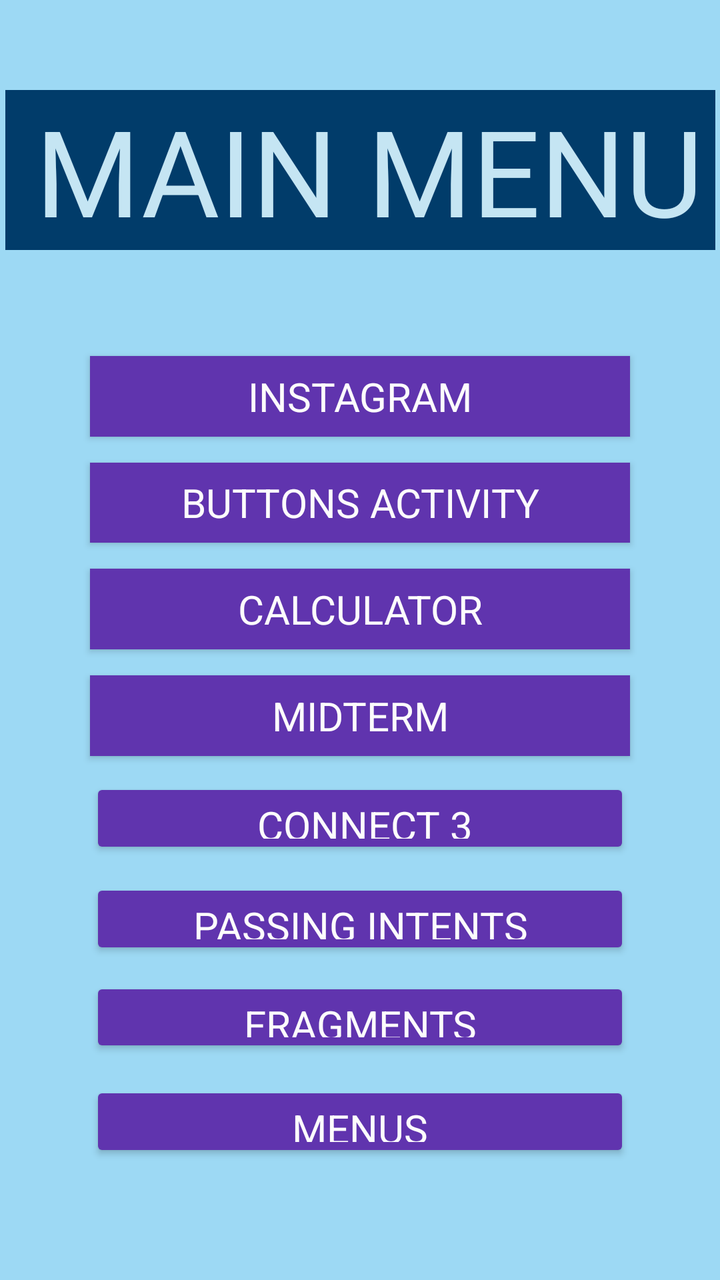
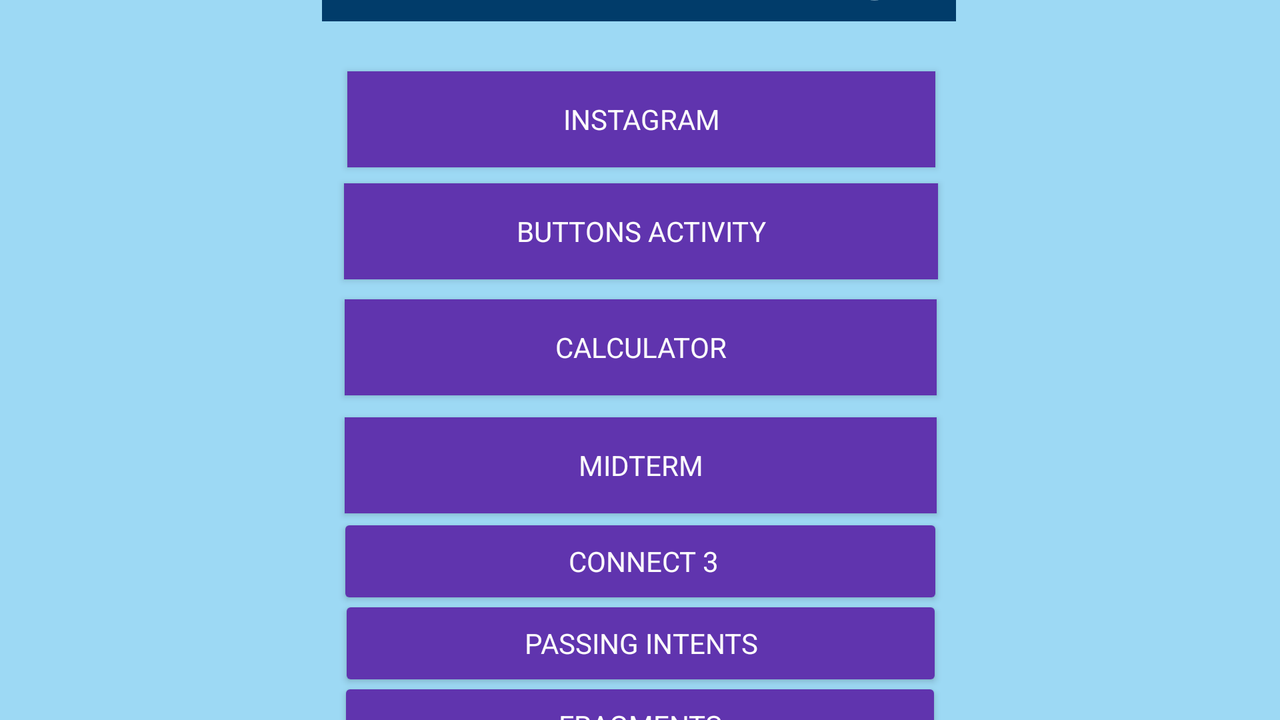

First picture: res/layout/ on a phone held upright. Second picture: the repository's own variant of that layout, on a device whose configuration matches the variant's folder. Source for both follows.
<!-- AndroidManifest.xml: application theme Theme.IG -->
<!-- res/layout/activity_main_menu.xml -->
<?xml version="1.0" encoding="utf-8"?>
<androidx.constraintlayout.widget.ConstraintLayout xmlns:android="http://schemas.android.com/apk/res/android"
    xmlns:app="http://schemas.android.com/apk/res-auto"
    xmlns:tools="http://schemas.android.com/tools"
    android:layout_width="match_parent"
    android:layout_height="match_parent"
    android:background="#9DD9F4"
    app:circularflow_radiusInDP="10dp"
    tools:context=".MainMenu">

    <Button
        android:id="@+id/connectbtn"
        android:layout_width="0dp"
        android:layout_height="0dp"
        android:layout_marginStart="45dp"
        android:layout_marginEnd="45dp"
        android:layout_marginBottom="10dp"
        android:backgroundTint="#6034AE"
        android:fontFamily="sans-serif"
        android:text=" connect 3"
        android:textColor="#FDFCFC"
        android:textSize="20sp"
        app:circularflow_defaultRadius="100dp"
        app:circularflow_radiusInDP="1000dp"
        app:layout_constraintBottom_toTopOf="@+id/Intentsbtn"
        app:layout_constraintEnd_toEndOf="parent"
        app:layout_constraintStart_toStartOf="parent"
        app:layout_constraintTop_toBottomOf="@+id/midterm_btn" />

    <Button
        android:id="@+id/fragmentsbtn"
        android:layout_width="0dp"
        android:layout_height="0dp"
        android:layout_marginStart="45dp"
        android:layout_marginEnd="45dp"
        android:layout_marginBottom="12dp"
        android:backgroundTint="#6034AE"
        android:fontFamily="sans-serif"
        android:text="FRAGMENTS"
        android:textColor="#FDFCFC"
        android:textSize="20sp"
        app:circularflow_defaultRadius="100dp"
        app:circularflow_radiusInDP="1000dp"
        app:layout_constraintBottom_toTopOf="@+id/menusbtn"
        app:layout_constraintEnd_toEndOf="parent"
        app:layout_constraintStart_toStartOf="parent"
        app:layout_constraintTop_toBottomOf="@+id/Intentsbtn" />

    <Button
        android:id="@+id/Intentsbtn"
        android:layout_width="0dp"
        android:layout_height="0dp"
        android:layout_marginStart="45dp"
        android:layout_marginEnd="45dp"
        android:layout_marginBottom="9dp"
        android:backgroundTint="#6034AE"
        android:fontFamily="sans-serif"
        android:text="PASSING INTENTS"
        android:textColor="#FDFCFC"
        android:textSize="20sp"
        app:circularflow_defaultRadius="100dp"
        app:circularflow_radiusInDP="1000dp"
        app:layout_constraintBottom_toTopOf="@+id/fragmentsbtn"
        app:layout_constraintEnd_toEndOf="parent"
        app:layout_constraintStart_toStartOf="parent"
        app:layout_constraintTop_toBottomOf="@+id/connectbtn" />

    <Button
        android:id="@+id/buttonsAct_btn"
        android:layout_width="0dp"
        android:layout_height="0dp"
        android:layout_marginStart="45dp"
        android:layout_marginEnd="45dp"
        android:layout_marginBottom="13dp"
        android:background="#1C46DF"
        android:backgroundTint="#6034AE"
        android:fontFamily="sans-serif"
        android:text="Buttons Activity"
        android:textColor="#FDFCFC"
        android:textSize="20sp"
        app:circularflow_defaultRadius="100dp"
        app:circularflow_radiusInDP="1000dp"
        app:layout_constraintBottom_toTopOf="@+id/calcbtn"
        app:layout_constraintEnd_toEndOf="parent"
        app:layout_constraintStart_toStartOf="parent"
        app:layout_constraintTop_toBottomOf="@+id/IgBtn" />

    <Button
        android:id="@+id/IgBtn"
        android:layout_width="0dp"
        android:layout_height="0dp"
        android:layout_marginStart="45dp"
        android:layout_marginEnd="45dp"
        android:layout_marginBottom="13dp"
        android:background="#1C46DF"
        android:backgroundTint="#6034AE"
        android:fontFamily="sans-serif"
        android:radius="100dp"
        android:text="Instagram"
        android:textColor="#FDFCFC"
        android:textColorHighlight="#7C1616"
        android:textColorHint="#FFEB3B"
        android:textColorLink="#421414"
        android:textSize="20sp"
        app:iconTint="#8E1E1E"
        app:layout_constraintBottom_toTopOf="@+id/buttonsAct_btn"
        app:layout_constraintEnd_toEndOf="parent"
        app:layout_constraintStart_toStartOf="parent"
        app:layout_constraintTop_toBottomOf="@+id/textView"
        app:strokeColor="#5A1919"
        app:strokeWidth="20dp" />

    <Button
        android:id="@+id/calcbtn"
        android:layout_width="0dp"
        android:layout_height="0dp"
        android:layout_marginStart="45dp"
        android:layout_marginEnd="45dp"
        android:layout_marginBottom="13dp"
        android:background="#1C46DF"
        android:backgroundTint="#6034AE"
        android:fontFamily="sans-serif"
        android:text="CALCULATOR"
        android:textColor="#FDFCFC"
        android:textSize="20sp"
        app:circularflow_defaultRadius="100dp"
        app:circularflow_radiusInDP="1000dp"
        app:layout_constraintBottom_toTopOf="@+id/midterm_btn"
        app:layout_constraintEnd_toEndOf="parent"
        app:layout_constraintStart_toStartOf="parent"
        app:layout_constraintTop_toBottomOf="@+id/buttonsAct_btn" />

    <Button
        android:id="@+id/midterm_btn"
        android:layout_width="0dp"
        android:layout_height="0dp"
        android:layout_marginStart="45dp"
        android:layout_marginEnd="45dp"
        android:layout_marginBottom="11dp"
        android:background="#1C46DF"
        android:backgroundTint="#6034AE"
        android:fontFamily="sans-serif"
        android:text="Midterm"
        android:textColor="#FDFCFC"
        android:textSize="20sp"
        app:circularflow_defaultRadius="100dp"
        app:circularflow_radiusInDP="1000dp"
        app:layout_constraintBottom_toTopOf="@+id/connectbtn"
        app:layout_constraintEnd_toEndOf="parent"
        app:layout_constraintStart_toStartOf="parent"
        app:layout_constraintTop_toBottomOf="@+id/calcbtn" />

    <Button
        android:id="@+id/menusbtn"
        android:layout_width="0dp"
        android:layout_height="0dp"
        android:layout_marginStart="45dp"
        android:layout_marginEnd="45dp"
        android:layout_marginBottom="59dp"
        android:backgroundTint="#6034AE"
        android:fontFamily="sans-serif"
        android:text="menus"
        android:textColor="#FDFCFC"
        android:textSize="20sp"
        app:circularflow_defaultRadius="100dp"
        app:circularflow_radiusInDP="1000dp"
        app:layout_constraintBottom_toBottomOf="parent"
        app:layout_constraintEnd_toEndOf="parent"
        app:layout_constraintStart_toStartOf="parent"
        app:layout_constraintTop_toBottomOf="@+id/fragmentsbtn" />

    <TextView
        android:id="@+id/textView"
        android:layout_width="355dp"
        android:layout_height="80dp"
        android:layout_marginStart="29dp"
        android:layout_marginTop="45dp"
        android:layout_marginEnd="29dp"
        android:layout_marginBottom="53dp"
        android:background="#417D98"
        android:backgroundTint="#013C6A"
        android:fontFamily="sans-serif"
        android:text=" MAIN MENU "
        android:textColor="#C5E5F3"
        android:textSize="60sp"
        app:layout_constraintBottom_toTopOf="@+id/IgBtn"
        app:layout_constraintEnd_toEndOf="parent"
        app:layout_constraintStart_toStartOf="parent"
        app:layout_constraintTop_toTopOf="parent" />

</androidx.constraintlayout.widget.ConstraintLayout>
<!-- resources referenced by this layout -->
<resources>
  <style name="Theme.IG" parent="Base.Theme.IG" />
  <style name="Base.Theme.IG" parent="Theme.AppCompat.Light.NoActionBar">
          
          
      </style>
</resources>
<!-- res/layout-land/activity_main_menu.xml (the repository's variant of the layout above) -->
<!-- drawn on the phone turned sideways -->
<?xml version="1.0" encoding="utf-8"?>
<androidx.constraintlayout.widget.ConstraintLayout xmlns:android="http://schemas.android.com/apk/res/android"
    xmlns:app="http://schemas.android.com/apk/res-auto"
    xmlns:tools="http://schemas.android.com/tools"
    android:layout_width="match_parent"
    android:layout_height="match_parent"
    android:background="#9DD9F4"
    app:circularflow_radiusInDP="50px"
    tools:context=".MainMenu">

    <Button
        android:id="@+id/calcbtn2"
        android:layout_width="296dp"
        android:layout_height="48dp"
        android:layout_marginStart="4dp"
        android:layout_marginEnd="4dp"
        android:layout_marginBottom="11dp"
        android:background="#1C46DF"
        android:backgroundTint="#6034AE"
        android:fontFamily="sans-serif"
        android:text="CALCULATOR"
        android:textColor="#FDFCFC"
        android:textSize="14sp"
        app:circularflow_defaultRadius="100dp"
        app:circularflow_radiusInDP="100dp"
        app:layout_constraintBottom_toTopOf="@+id/midterm_btn2"
        app:layout_constraintEnd_toEndOf="@+id/connectbtn2"
        app:layout_constraintStart_toStartOf="@+id/fragmentsbtn2"
        app:layout_constraintTop_toBottomOf="@+id/buttonsAct_btn2" />

    <Button
        android:id="@+id/fragmentsbtn2"
        android:layout_width="302dp"
        android:layout_height="48dp"
        android:backgroundTint="#6034AE"
        android:fontFamily="sans-serif"
        android:text="FRAGMENTS"
        android:textColor="#FDFCFC"
        android:textSize="14sp"
        app:circularflow_defaultRadius="100dp"
        app:circularflow_radiusInDP="100dp"
        app:layout_constraintBottom_toTopOf="@+id/menusbtn2"
        app:layout_constraintEnd_toEndOf="parent"
        app:layout_constraintStart_toStartOf="parent"
        app:layout_constraintTop_toBottomOf="@+id/connectbtn2" />

    <Button
        android:id="@+id/menusbtn2"
        android:layout_width="304dp"
        android:layout_height="37dp"
        android:layout_marginBottom="4dp"
        android:backgroundTint="#6034AE"
        android:fontFamily="sans-serif"
        android:text="menus"
        android:textColor="#FDFCFC"
        android:textSize="14sp"
        app:circularflow_defaultRadius="100dp"
        app:circularflow_radiusInDP="100dp"
        app:layout_constraintBottom_toBottomOf="parent"
        app:layout_constraintEnd_toEndOf="parent"
        app:layout_constraintStart_toStartOf="parent"
        app:layout_constraintTop_toBottomOf="@+id/fragmentsbtn2" />

    <Button
        android:id="@+id/connectbtn2"
        android:layout_width="303dp"
        android:layout_height="48dp"
        android:layout_marginBottom="34dp"
        android:backgroundTint="#6034AE"
        android:fontFamily="sans-serif"
        android:text=" connect 3"
        android:textColor="#FDFCFC"
        android:textSize="14sp"
        app:circularflow_defaultRadius="100dp"
        app:circularflow_radiusInDP="100dp"
        app:layout_constraintBottom_toTopOf="@+id/fragmentsbtn2"
        app:layout_constraintEnd_toEndOf="parent"
        app:layout_constraintStart_toStartOf="parent"
        app:layout_constraintTop_toBottomOf="@+id/midterm_btn2" />

    <Button
        android:id="@+id/intentsbtn"
        android:layout_width="302dp"
        android:layout_height="48dp"
        android:layout_marginStart="2dp"
        android:layout_marginTop="33dp"
        android:layout_marginEnd="2dp"
        android:layout_marginBottom="41dp"
        android:backgroundTint="#6034AE"
        android:fontFamily="sans-serif"
        android:text="PASSING INTENTS"
        android:textColor="#FDFCFC"
        android:textSize="14sp"
        app:circularflow_defaultRadius="100dp"
        app:circularflow_radiusInDP="100dp"
        app:layout_constraintBottom_toBottomOf="@+id/fragmentsbtn2"
        app:layout_constraintEnd_toEndOf="@+id/connectbtn2"
        app:layout_constraintHorizontal_bias="0.333"
        app:layout_constraintStart_toStartOf="@+id/menusbtn2"
        app:layout_constraintTop_toTopOf="@+id/connectbtn2"
        app:layout_constraintVertical_bias="1.0" />

    <Button
        android:id="@+id/buttonsAct_btn2"
        android:layout_width="297dp"
        android:layout_height="48dp"
        android:layout_marginBottom="10dp"
        android:background="#1C46DF"
        android:backgroundTint="#6034AE"
        android:fontFamily="sans-serif"
        android:text="Buttons Activity"
        android:textColor="#FDFCFC"
        android:textSize="14sp"
        app:circularflow_defaultRadius="100dp"
        app:circularflow_radiusInDP="100dp"
        app:layout_constraintBottom_toTopOf="@+id/calcbtn2"
        app:layout_constraintEnd_toEndOf="@+id/calcbtn2"
        app:layout_constraintStart_toStartOf="@+id/calcbtn2"
        app:layout_constraintTop_toBottomOf="@+id/igBtn" />

    <Button
        android:id="@+id/igBtn"
        android:layout_width="294dp"
        android:layout_height="48dp"
        android:layout_marginBottom="8dp"
        android:background="#1C46DF"
        android:backgroundTint="#6034AE"
        android:fontFamily="sans-serif"
        android:radius="1000dp"
        android:text="Instagram"
        android:textColor="#FDFCFC"
        android:textColorHighlight="#7C1616"
        android:textColorHint="#FFEB3B"
        android:textColorLink="#421414"
        android:textSize="14sp"
        app:circularflow_defaultRadius="10dp"
        app:circularflow_radiusInDP="100dp"
        app:iconTint="#8E1E1E"
        app:layout_constraintBottom_toTopOf="@+id/buttonsAct_btn2"
        app:layout_constraintEnd_toEndOf="@+id/buttonsAct_btn2"
        app:layout_constraintStart_toStartOf="@+id/buttonsAct_btn2"
        app:layout_constraintTop_toBottomOf="@+id/textView"
        app:strokeColor="#5A1919"
        app:strokeWidth="20dp" />

    <Button
        android:id="@+id/midterm_btn2"
        android:layout_width="296dp"
        android:layout_height="48dp"
        android:background="#1C46DF"
        android:backgroundTint="#6034AE"
        android:fontFamily="sans-serif"
        android:text="Midterm"
        android:textColor="#FDFCFC"
        android:textSize="14sp"
        app:circularflow_defaultRadius="100dp"
        app:circularflow_radiusInDP="100dp"
        app:layout_constraintBottom_toTopOf="@+id/connectbtn2"
        app:layout_constraintEnd_toEndOf="@+id/calcbtn2"
        app:layout_constraintHorizontal_bias="1.0"
        app:layout_constraintStart_toStartOf="@+id/calcbtn2"
        app:layout_constraintTop_toBottomOf="@+id/calcbtn2" />

    <TextView
        android:id="@+id/textView"
        android:layout_width="317dp"
        android:layout_height="62dp"
        android:layout_marginTop="16dp"
        android:layout_marginBottom="25dp"
        android:background="#417D98"
        android:backgroundTint="#013C6A"
        android:fontFamily="sans-serif"
        android:text="  MAIN MENU "
        android:textColor="#C5E5F3"
        android:textSize="48sp"
        app:layout_constraintBottom_toTopOf="@+id/igBtn"
        app:layout_constraintEnd_toEndOf="parent"
        app:layout_constraintHorizontal_bias="0.498"
        app:layout_constraintStart_toStartOf="parent"
        app:layout_constraintTop_toTopOf="parent" />

</androidx.constraintlayout.widget.ConstraintLayout>
